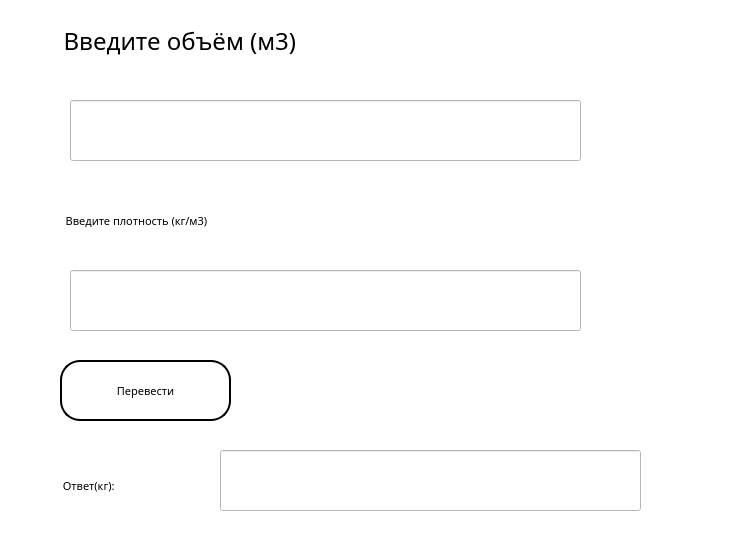
<?xml version="1.0" encoding="UTF-8"?>
<ui version="4.0">
 <class>Form</class>
 <widget class="QWidget" name="Form">
  <property name="geometry">
   <rect>
    <x>0</x>
    <y>0</y>
    <width>729</width>
    <height>552</height>
   </rect>
  </property>
  <property name="font">
   <font>
    <family>Gotham Pro</family>
    <pointsize>8</pointsize>
    <weight>50</weight>
    <italic>false</italic>
    <bold>false</bold>
   </font>
  </property>
  <property name="windowTitle">
   <string>Form</string>
  </property>
  <property name="styleSheet">
   <string notr="true">QWidget {
	font: 8pt &quot;Gotham Pro&quot;;
	background-color: white;
}</string>
  </property>
  <widget class="QPushButton" name="pushButton538">
   <property name="geometry">
    <rect>
     <x>60</x>
     <y>360</y>
     <width>171</width>
     <height>61</height>
    </rect>
   </property>
   <property name="styleSheet">
    <string notr="true">QPushButton
{

background:white;
border-radius:20px;
border:2px solid black;
font: 18pt &quot;Gotham Pro&quot;;
}</string>
   </property>
   <property name="text">
    <string>Перевести</string>
   </property>
  </widget>
  <widget class="QLineEdit" name="lineEdit534">
   <property name="geometry">
    <rect>
     <x>70</x>
     <y>100</y>
     <width>511</width>
     <height>61</height>
    </rect>
   </property>
   <property name="styleSheet">
    <string notr="true">font: 18pt &quot;Gotham Pro&quot;;</string>
   </property>
  </widget>
  <widget class="QLineEdit" name="lineEdit_533">
   <property name="geometry">
    <rect>
     <x>70</x>
     <y>270</y>
     <width>511</width>
     <height>61</height>
    </rect>
   </property>
   <property name="styleSheet">
    <string notr="true">font: 18pt &quot;Gotham Pro&quot;;</string>
   </property>
  </widget>
  <widget class="QLineEdit" name="lineEdit_536">
   <property name="geometry">
    <rect>
     <x>220</x>
     <y>450</y>
     <width>421</width>
     <height>61</height>
    </rect>
   </property>
   <property name="styleSheet">
    <string notr="true">font: 18pt &quot;Gotham Pro&quot;;</string>
   </property>
  </widget>
  <widget class="QLabel" name="label531">
   <property name="geometry">
    <rect>
     <x>60</x>
     <y>470</y>
     <width>141</width>
     <height>31</height>
    </rect>
   </property>
   <property name="styleSheet">
    <string notr="true">font: 18pt &quot;Gotham Pro&quot;;</string>
   </property>
   <property name="text">
    <string> Ответ(кг):</string>
   </property>
  </widget>
  <widget class="QLabel" name="label_532">
   <property name="geometry">
    <rect>
     <x>60</x>
     <y>190</y>
     <width>361</width>
     <height>61</height>
    </rect>
   </property>
   <property name="styleSheet">
    <string notr="true">font: 18pt &quot;Gotham Pro&quot;;</string>
   </property>
   <property name="text">
    <string>  Введите плотность (кг/м3)</string>
   </property>
  </widget>
  <widget class="QLabel" name="label_533">
   <property name="geometry">
    <rect>
     <x>20</x>
     <y>10</y>
     <width>341</width>
     <height>61</height>
    </rect>
   </property>
   <property name="font">
    <font>
     <family>Gotham Pro</family>
     <pointsize>18</pointsize>
     <weight>50</weight>
     <italic>false</italic>
     <bold>false</bold>
    </font>
   </property>
   <property name="styleSheet">
    <string notr="true">font: 18pt &quot;Gotham Pro&quot;;</string>
   </property>
   <property name="text">
    <string>       Введите объём (м3)</string>
   </property>
  </widget>
 </widget>
 <resources/>
 <connections/>
</ui>
